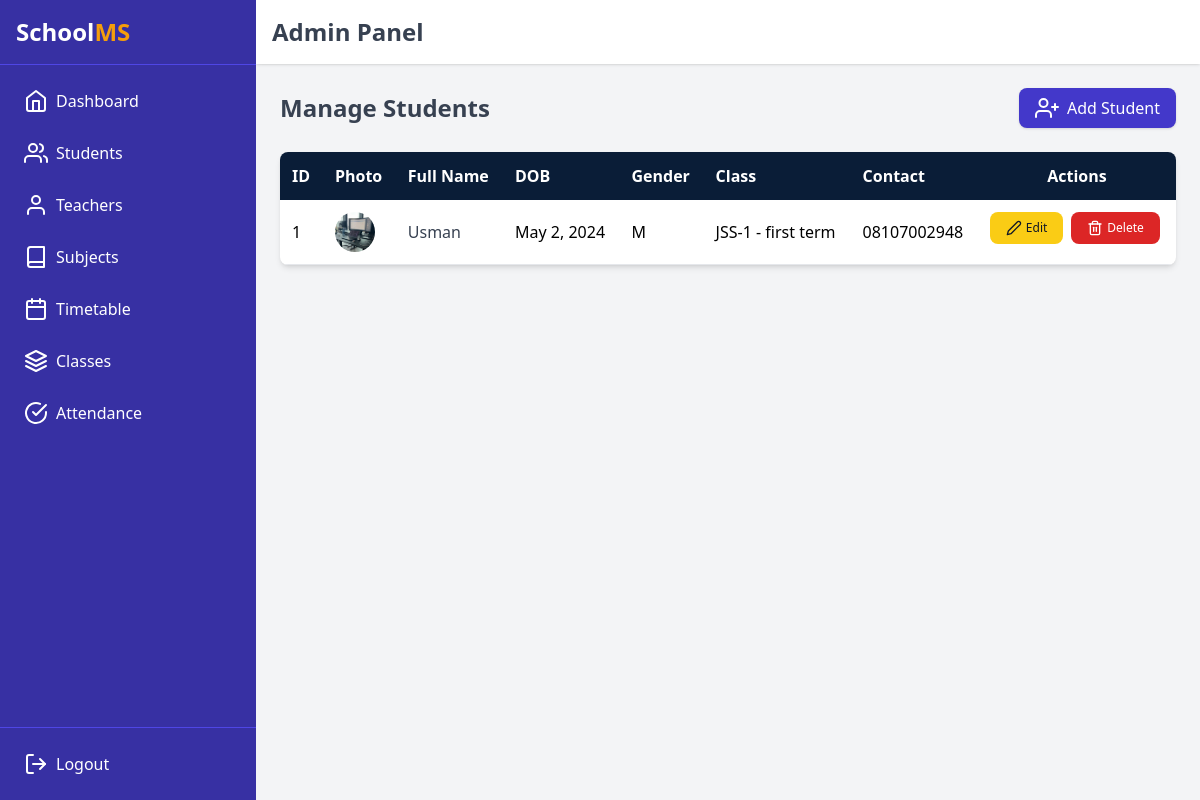
/students/manage/, run on an earlier commit of the app's database.
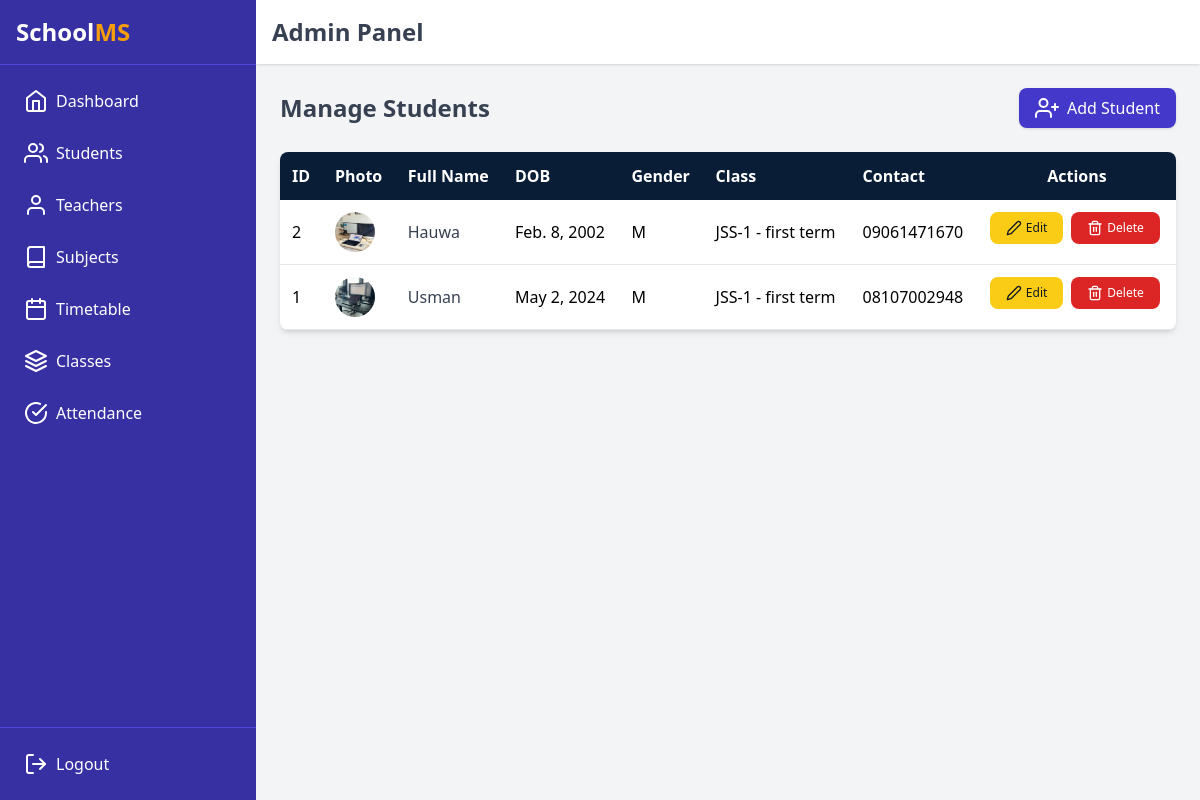
And on a later commit of the database.
### students/models.py (models this page shows, shortened)
class Student(models.Model):
    GENDER_CHOICES = [
        ('M', 'Male'),
        ('F', 'Female'),
        ('O', 'Other'),
    ]
    user = models.OneToOneField(User, on_delete=models.CASCADE, related_name='student_profile')
    date_of_birth = models.DateField()
    email = models.EmailField()
    gender = models.CharField(max_length=1, choices=GENDER_CHOICES)
    student_class = models.ForeignKey('academics.StudentClass', on_delete=models.SET_NULL, null=True, related_name='students')
    contact = models.CharField(max_length=20)
    profile_image = models.ImageField(upload_to='student_profiles/', default='student_profiles/default.png')

### academics/models.py (models this page shows)
class StudentClass(models.Model):
    class_name = models.CharField(max_length=50)
    section = models.CharField(max_length=10)
    teacher = models.ForeignKey('teachers.Teacher', on_delete=models.SET_NULL, null=True, blank=True, related_name='main_classes')
    def __str__(self):
        return f"{self.class_name} - {self.section}"

### students/views.py (the view)
# urls.py: path("manage/", views.manage_students, name="manage_students"),
def manage_students(request):
    students = Student.objects.all().order_by('-id')
    return render(request, 'students/manage_students.html', {'students': students})

### students/templates/students/manage_students.html (shortened to what this page needs)
{% extends "admin_base.html" %}
{% load static %}
{% block content %}
<div class="flex justify-between items-center mb-6">
  <h1 class="text-2xl font-bold text-gray-700">Manage Students</h1>
  <a
    href="{% url 'add_student' %}"
    class="flex items-center space-x-2 bg-indigo-700 hover:bg-indigo-800 text-white px-4 py-2 rounded-lg shadow transition"
  >
    <i data-feather="user-plus"></i>
    <span>Add Student</span>
  </a>
</div>
<div class="overflow-x-auto bg-white shadow-md rounded-lg">
  <table class="w-full text-left border-collapse">
    <thead class="bg-[#0A1D37] text-white">
      <tr>
        <th class="p-3">ID</th>
        <th class="p-3">Photo</th>
        <th class="p-3">Full Name</th>
        <th class="p-3">DOB</th>
        <th class="p-3">Gender</th>
        <th class="p-3">Class</th>
        <th class="p-3">Contact</th>
        <th class="p-3 text-center">Actions</th>
        </tr>
      </thead>
      <tbody>
        {% for student in students %}
        <tr class="border-b hover:bg-gray-100">
          <td class="p-3">{{ student.id }}</td>
        <td class="p-3">
          {% if student.profile_image %}
          <img src="{{ student.profile_image.url }}" class="w-10 h-10 rounded-full" alt="{{ student.full_name }}" />
          {% else %}
          <img src="{% static 'images/default-avatar.png' %}" class="w-10 h-10 rounded-full" alt="No photo" />
          {% endif %}
        </td>
        <td class="p-3 font-medium text-gray-700">{{ student.user }}</td>
        <td class="p-3">{{ student.date_of_birth }}</td>
        <td class="p-3">{{ student.gender }}</td>
        <td class="p-3">{{ student.student_class }}</td>
        <td class="p-3">{{ student.contact }}</td>
          <td class="p-3 flex gap-2">
             <a
            href="{% url 'edit_student' student.id %}"
            class="flex items-center bg-yellow-400 text-gray-900 px-4 py-2 rounded-lg hover:bg-yellow-500 text-xs font-medium"
          >
            <i data-feather="edit-2" class="w-4 h-4 mr-1"></i> Edit
          </a>
          <a
            href="{% url 'delete_student' student.id %}"
            onclick="return confirm('Are you sure you want to delete this student?');"
            class="flex items-center bg-red-600 text-white px-4 py-2 rounded-lg hover:bg-red-700 text-xs font-medium"
          >
            <i data-feather="trash-2" class="w-4 h-4 mr-1"></i> Delete
          </a>
          </td>
        </tr>
        {% empty %}
        <tr><td colspan="5" class="p-3 text-center text-gray-500">No students found.</td></tr>
        {% endfor %}
      </tbody>
    </table>
  </div>
</div>
{% endblock %}

### accounts/templates/admin_base.html (shortened to what this page needs)
{% load static %}
<!DOCTYPE html>
<html lang="en">
  <head>
    <script src="https://cdn.tailwindcss.com"></script>
  </head>
  <body class="bg-gray-100 font-sans">
    <div class="flex h-screen overflow-hidden">
      <aside
        id="sidebar"
        class="fixed inset-y-0 left-0 w-64 bg-indigo-800 text-white flex flex-col transform -translate-x-full md:translate-x-0 transition-transform duration-300 z-40"
      >
        <div class="p-4 text-2xl font-bold border-b border-indigo-600">
          School<span class="text-amber-500">MS</span>
        </div>
        <nav class="flex-1 p-4 space-y-3 overflow-y-auto">
          <a href="{% url 'admin_dashboard' %}" class="flex items-center space-x-2 hover:bg-indigo-700 p-2 rounded">
            <i data-feather="home"></i> <span>Dashboard</span>
          </a>
          <a href="{% url 'manage_students' %}" class="flex items-center space-x-2 hover:bg-indigo-700 p-2 rounded">
            <i data-feather="users"></i> <span>Students</span>
          </a>
          <a href="{% url 'manage_teachers' %}" class="flex items-center space-x-2 hover:bg-indigo-700 p-2 rounded">
            <i data-feather="user"></i> <span>Teachers</span>
          </a>
          <a href="{% url 'manage_subjects' %}" class="flex items-center space-x-2 hover:bg-indigo-700 p-2 rounded">
            <i data-feather="book"></i> <span>Subjects</span>
          </a>
          <a href="{% url 'manage_timetables' %}" class="flex items-center space-x-2 hover:bg-indigo-700 p-2 rounded">
            <i data-feather="calendar"></i> <span>Timetable</span>
          </a>
          <a href="{% url 'manage_classes' %}" class="flex items-center space-x-2 hover:bg-indigo-700 p-2 rounded">
            <i data-feather="layers"></i> <span>Classes</span>
          </a>
          <a href="{% url 'manage_attendance' %}" class="flex items-center space-x-2 hover:bg-indigo-700 p-2 rounded">
            <i data-feather="check-circle"></i> <span>Attendance</span>
          </a>
        </nav>
        <div class="p-4 border-t border-indigo-600">
          <a href="{% url 'login' %}" class="flex items-center space-x-2 hover:bg-indigo-700 p-2 rounded">
            <i data-feather="log-out"></i> <span>Logout</span>
          </a>
        </div>
      </aside>
      <div class="flex-1 flex flex-col md:ml-64">
        <header
          class="fixed top-0 right-0 left-0 md:left-64 bg-white shadow p-4 flex justify-between items-center z-30"
        >
          <h1 class="text-xl md:text-2xl font-bold text-gray-700">Admin Panel</h1>
        </header>
        <main class="flex-1 mt-16 p-6 overflow-y-auto">
          {% block content %}{% endblock %}
      </div>
  </body>
</html>

What changed in the data, as far as the page shows it:
added Student: id "2", profile_image (picture), user "Hauwa", date_of_birth "Feb. 8, 2002", gender "M", student_class "JSS-1 - first term", contact "09061471670"
